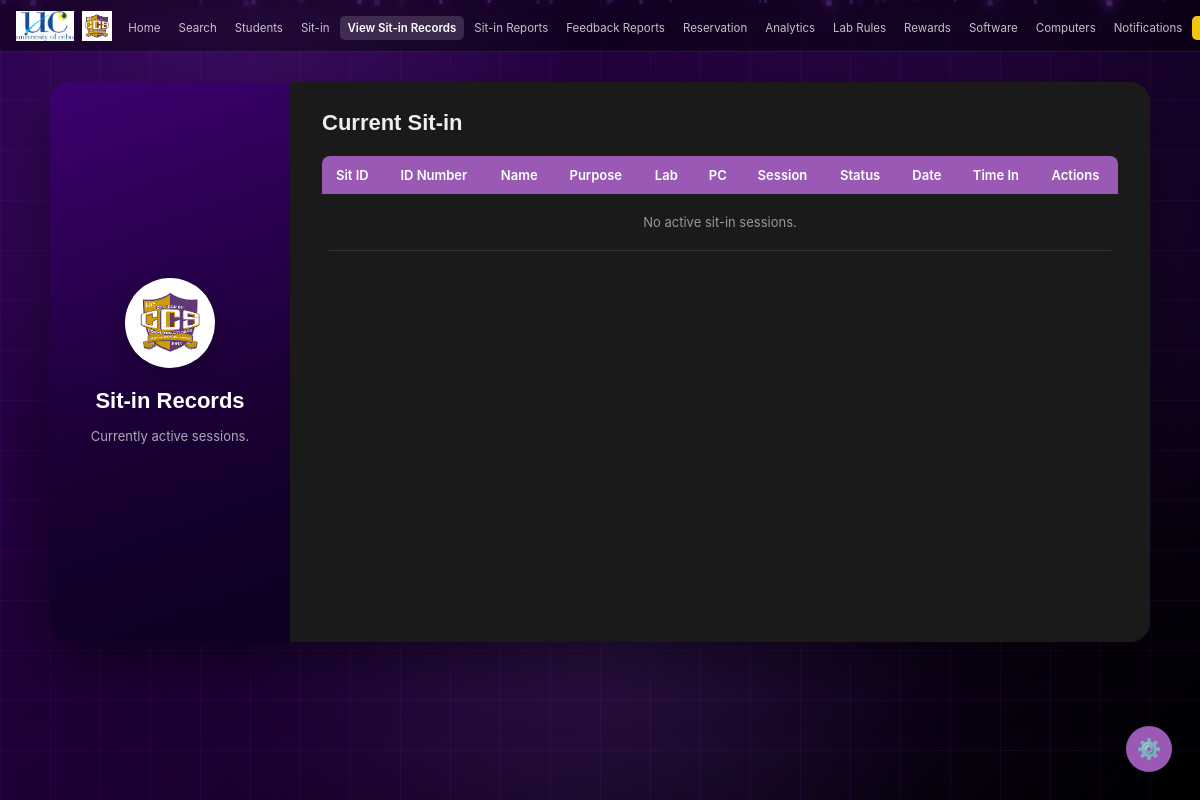
The page /admin/sitin/records (signed in) on the database as committed earlier.
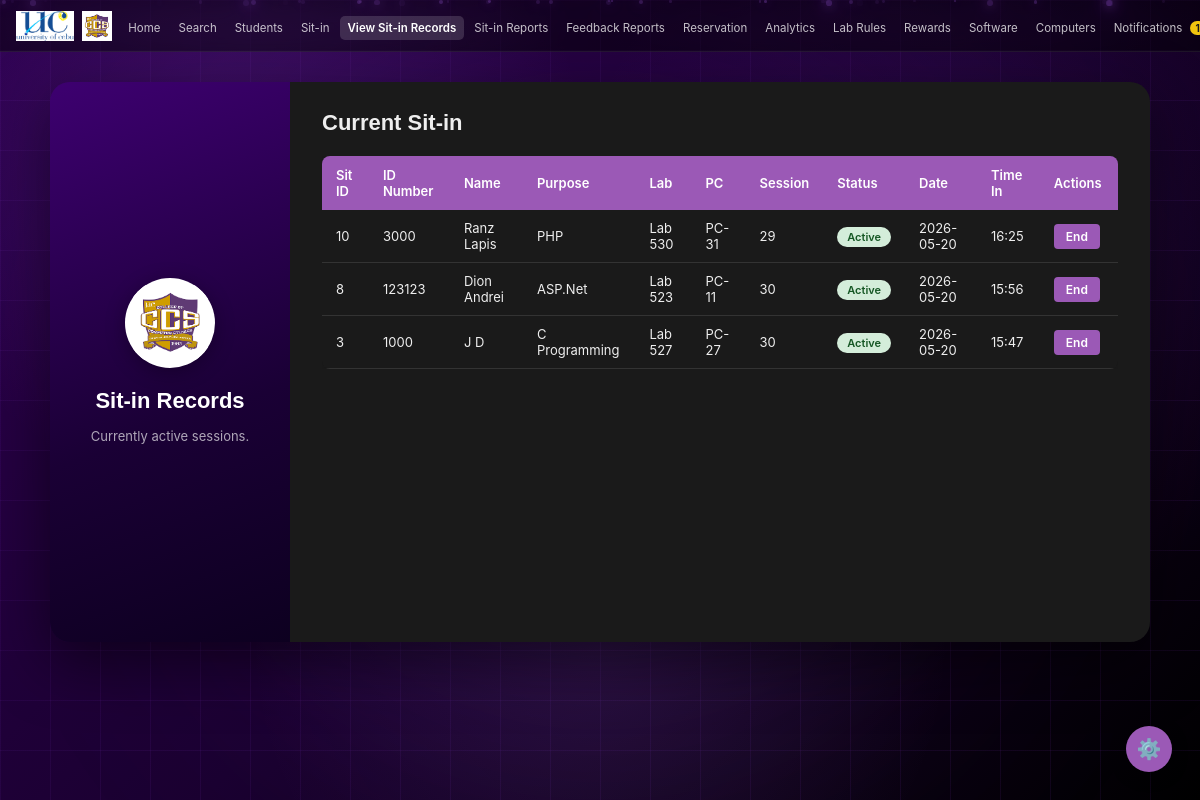
The same page on the database as committed later.
### tables this page shows
CREATE TABLE sitin (
        id INTEGER PRIMARY KEY AUTOINCREMENT,
        idnum TEXT NOT NULL,
        name TEXT NOT NULL,
        purpose TEXT NOT NULL,
        lab TEXT NOT NULL,
        session INTEGER NOT NULL,
        date TEXT NOT NULL DEFAULT (DATE('now')),
        time_in TEXT,
        time_out TEXT,
        pc_id INTEGER
    );

CREATE TABLE computer_units (
        id INTEGER PRIMARY KEY AUTOINCREMENT,
        pc_number TEXT NOT NULL,
        lab_id INTEGER NOT NULL,
        status TEXT NOT NULL DEFAULT 'Available',
        FOREIGN KEY (lab_id) REFERENCES laboratory(id)
    );

### app.py (the view)
@app.route('/admin/sitin/records')
def admin_sitin_records():
    if not admin_required():
        return redirect(url_for('login'))
    conn = get_db()
    records = conn.execute('''
        SELECT s.*, cu.pc_number
        FROM sitin s
        LEFT JOIN computer_units cu ON s.pc_id = cu.id
        ORDER BY s.id DESC
    ''').fetchall()
    conn.close()
    return render_template('admin/sitin_records.html', records=records)

### app.py (called while the page is built, shortened)
def get_db():
    conn = sqlite3.connect(os.path.join(BASE_DIR, 'database.db'))
    conn.row_factory = sqlite3.Row
    return conn

@app.before_request
def csrf_protect():
    if 'csrf_token' not in session:
        session['csrf_token'] = secrets.token_hex(16)
    if request.method == "POST":
        token = session.get('csrf_token', '')
        form_token = request.form.get('csrf_token', '')
        if not token or token != form_token:
            flash('Invalid request. Please try again.', 'error')
            return redirect(request.url)

@app.context_processor
def inject_unread_count():
    if 'user_id' in session and session.get('role') == 'admin':
        conn = get_db()
        count = conn.execute('''
            SELECT COUNT(*) FROM notifications
            WHERE is_read = 0 AND idnum = ?
        ''', (session['user_idnum'],)).fetchone()[0]
        conn.close()
        return dict(unread_count=count)
    return dict(unread_count=0)

def admin_required():
    return 'user_id' in session and session.get('role') == 'admin'

### templates/admin/sitin_records.html (shortened to what the changed rows need)
<!DOCTYPE html>
<html lang="en" data-theme="dark">
<head>
  <link rel="stylesheet" href="{{ url_for('static', filename='style.css') }}">
</head>
<body>
  <nav>
    <ul class="nav-links">
      <li>
        <a href="{{ url_for('admin_notifications') }}" class="{{ 'active' if request.endpoint == 'admin_notifications' else '' }}">
          Notifications
          {% if unread_count > 0 %}<span class="notification-badge">{{ unread_count }}</span>{% endif %}
        </a>
      </li>
    </ul>
  </nav>
  <main class="admin-main">
    <div class="admin-split-card">
      <div class="split-left">
        <h2 class="split-title">Sit-in Records</h2>
      </div>
      <div class="split-right">
        <h2 class="form-title">Current Sit-in</h2>
        <div class="table-wrap">
          <table class="admin-table">
            <thead>
              <tr>
                <th>Sit ID</th>
                <th>ID Number</th>
                <th>Name</th>
                <th>Purpose</th>
                <th>Lab</th>
                <th>PC</th>
                <th>Session</th>
                <th>Status</th>
                <th>Date</th>
                <th>Time In</th>
                <th>Actions</th>
              </tr>
            </thead>
            <tbody>
              {% for r in records %}
              <tr>
                <td>{{ r['id'] }}</td>
                <td>{{ r['idnum'] }}</td>
                <td>{{ r['name'] }}</td>
                <td>{{ r['purpose'] }}</td>
                <td>{{ r['lab'] }}</td>
                <td>{{ r['pc_number'] if r['pc_number'] else '-' }}</td>
                <td>{{ r['session'] }}</td>
                <td><span class="badge badge-active">Active</span></td>
                <td>{{ r['date'] }}</td>
                <td>{{ r['time_in'] or '-' }}</td>
                <td>
                  <a href="{{ url_for('end_sitin', record_id=r['id']) }}" class="btn-edit" onclick="return confirm('End this session?')">End</a>
                </td>
              </tr>
              {% else %}
              <tr><td colspan="11" class="no-data">No active sit-in sessions.</td></tr>
              {% endfor %}
            </tbody>
          </table>
        </div>
      </div>
    </div>
  </main>
</body>
</html>

Rows that differ between the two databases and show on the page:
added sitin: id "10", idnum "3000", name "Ranz Lapis", purpose "PHP", lab "Lab 530", pc_number "PC-31", session "29", date "2026-05-20", time_in "16:25"
added sitin: id "8", idnum "123123", name "Dion Andrei", purpose "ASP.Net", lab "Lab 523", pc_number "PC-11", session "30", date "2026-05-20", time_in "15:56"
added sitin: id "3", idnum "1000", name "J D", purpose "C Programming", lab "Lab 527", pc_number "PC-27", session "30", date "2026-05-20", time_in "15:47"
Other text that changed with them:
{{ unread_count }}: (not shown) → "1"
text no longer shown: "No active sit-in sessions."
